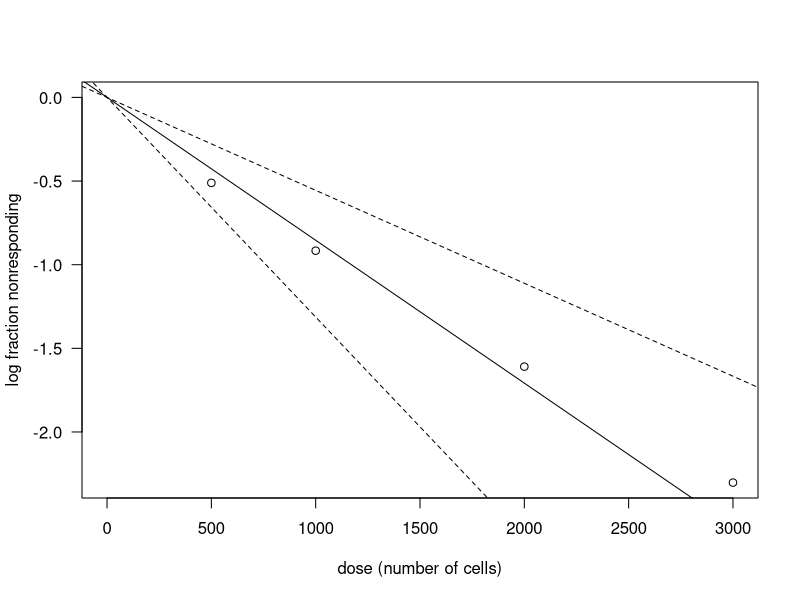

Write R code to recreate this figure.
## ---- chunk 1
knitr::opts_chunk$set(comment = "")
## knitr::opts_chunk$set(dev = "cairo_pdf")
## ---- chunk 2
dat <- data.frame(
    dose = c(500, 1000, 2000, 3000), # 移植する細胞数
    dead = c(6, 4, 2, 1),            # 死亡した個体（造血幹細胞が0個だった場合）
    total = c(10, 10, 10, 10)        # 移植に使用した各群の個体数
)
## ---- chunk 3
# Poisson回帰
res <- glm(dead ~ dose + offset(log(total)) - 1, ## log(total) はオフセット項
           family = poisson, data = dat)
Coef <- coefficients(res)
(lambda <- -1 / Coef)
## ---- chunk 4
# 95%信頼区間を求める関数
lmres <- function(glm_res, conf.level = 0.95) {
    lambda <- coefficients(glm_res)
    CI <- confint(glm_res, level = conf.level)
    res <- -1 / c(CI[2], lambda, CI[1])
    names(res) <- c("Lower", "Estimate", "Upper")
    return(res)
}
## ---- chunk 5
res_CI <- lmres(res)
res_CI
## ---- chunk 6
library(statmod)
res_elda <- with(dat, elda(total - dead, dose, total, test.unit.slope = FALSE))
res_elda$CI
## ---- chunk 7
plot(res_elda, las = 1)
## ---- chunk 8
res_elda <- with(dat, elda(total - dead, dose, total, test.unit.slope = TRUE))
res_elda
